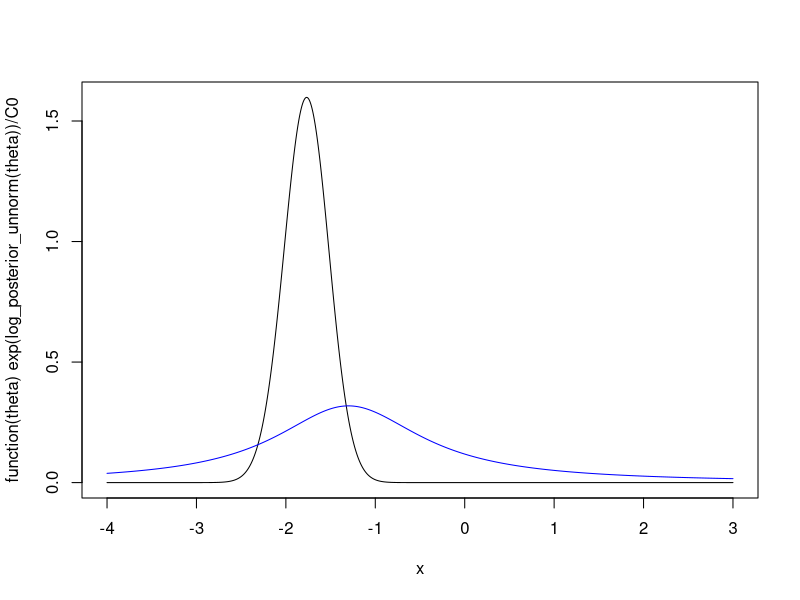

Source code (R):
######################################################################
# Bayesian Computation:
#
# Laplace approximation in the Cauchy-Normal model 
#
######################################################################
ls()
set.seed(231)

theta0 <- -1.3
n <- 15
X <- rnorm(n, mean = -1.6, sd = 1)
# the MLE is
theta_mle <- mean(X)
#
log_likelihood <- function(theta) sapply(theta, function(z) sum(dnorm(X - z, log = TRUE)))
log_prior <- function(theta) dcauchy(theta - theta0, log = TRUE)
log_posterior_unnorm <- function(theta) log_likelihood(theta) + log_prior(theta)





# gold standard --- find posterior mean by numerical integration
C0 <- integrate(function(z) exp(log_posterior_unnorm(z)), low = -5, up = 5)$value

plot(function(theta) exp(log_posterior_unnorm(theta))/C0, from = -4, to = 3, n = 1E3)
plot(function(theta) exp(log_prior(theta)), from = -4, to = 3, n = 1E3, add = TRUE, col = "blue")

C1 <- integrate(function(z) exp(log_posterior_unnorm(z)) * z, low = -5, up = 5)$value



Epost <- C1/C0

C2 <- integrate(function(z) exp(log_posterior_unnorm(z)) * (z - Epost)^2, low = -5, up = 5)$value

Varpost <- C2/C0

# Laplace approximation for posterior variance 

# Step 1: define logs of the function to be integrate 
h0 <- function(theta) log_posterior_unnorm(theta)
h2 <- function(theta) log_posterior_unnorm(theta) +  log((theta - Epost)^2) 

# Step 2: Laplace approximation for the normalization constant

opt0 <- optimize(h0, interval = c(-5, 5), maximum = TRUE) # this finds the posterior mode
theta_hat <- opt0$maximum

# approximate 2nd derivative numerically:
delta <- 0.001
sec_deriv0 <- (h0(theta_hat + delta) - 2 * h0(theta_hat) +   h0(theta_hat - delta)) / delta^2  

C0hat <- sqrt(2 * pi) * exp(h0(theta_hat))/sqrt(-sec_deriv0)  # this is rather close 

# Step 3: Laplace approximation for the integral defining the variance

opt2 <- optimize(h2, interval = c(-5, 5), maximum = TRUE) 
theta2_hat <- opt2$maximum

sec_deriv2 <- (h2(theta2_hat + delta) - 2 * h2(theta2_hat) +   h2(theta2_hat - delta)) / delta^2  

C2hat <- sqrt(2 * pi) * exp(h2(theta2_hat))/sqrt(-sec_deriv2)
# unfortunately, variance is under-appromixated quite a bit 
